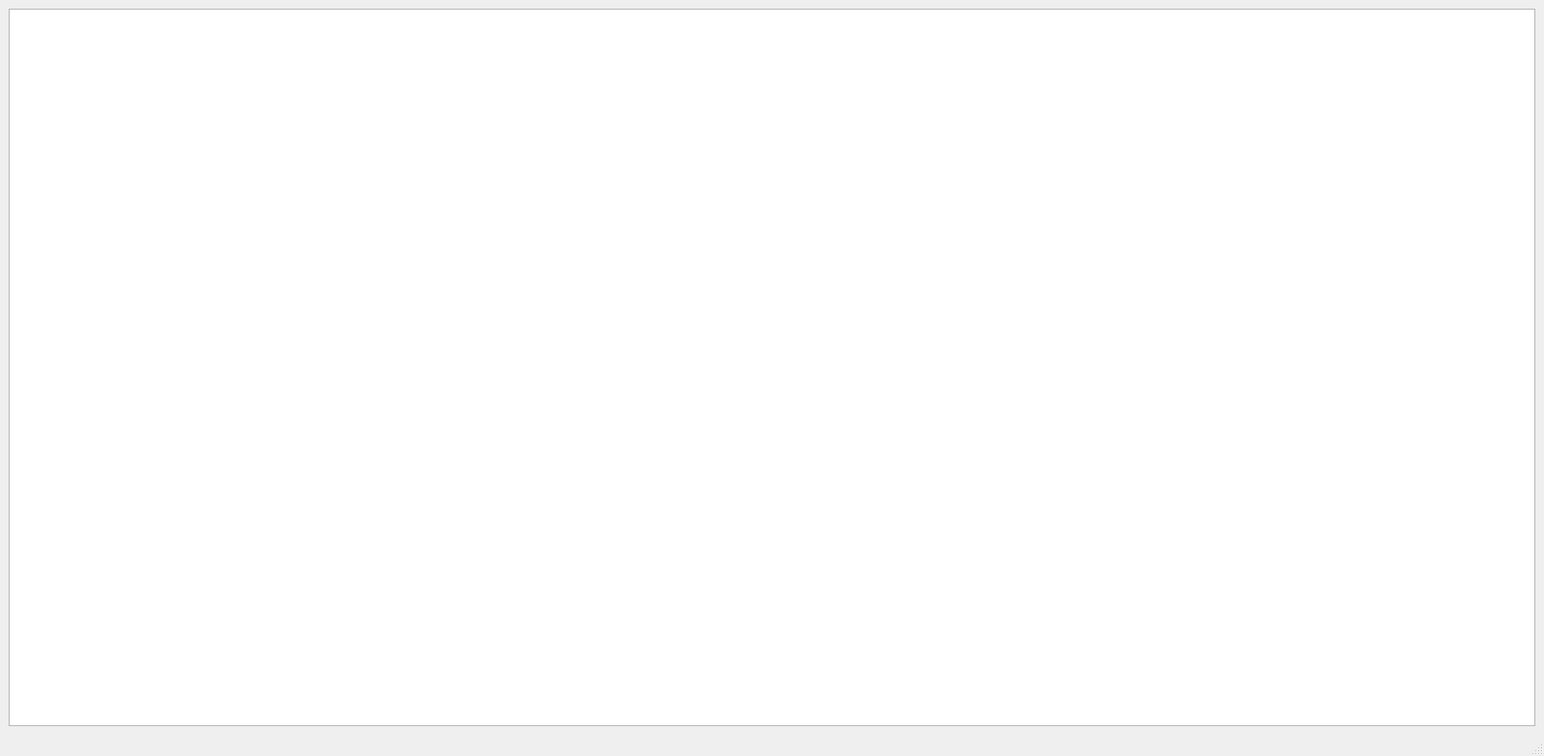
<?xml version="1.0" encoding="UTF-8"?>
<ui version="4.0">
 <class>MainWindow</class>
 <widget class="QMainWindow" name="MainWindow">
  <property name="geometry">
   <rect>
    <x>0</x>
    <y>0</y>
    <width>1603</width>
    <height>785</height>
   </rect>
  </property>
  <property name="windowTitle">
   <string>MainWindow</string>
  </property>
  <widget class="QWidget" name="centralwidget">
   <layout class="QGridLayout" name="gridLayout">
    <item row="0" column="0">
     <widget class="QTextEdit" name="textEdit"/>
    </item>
   </layout>
  </widget>
  <widget class="QMenuBar" name="menubar">
   <property name="geometry">
    <rect>
     <x>0</x>
     <y>0</y>
     <width>1603</width>
     <height>22</height>
    </rect>
   </property>
  </widget>
  <widget class="QStatusBar" name="statusbar"/>
 </widget>
 <resources/>
 <connections/>
</ui>
